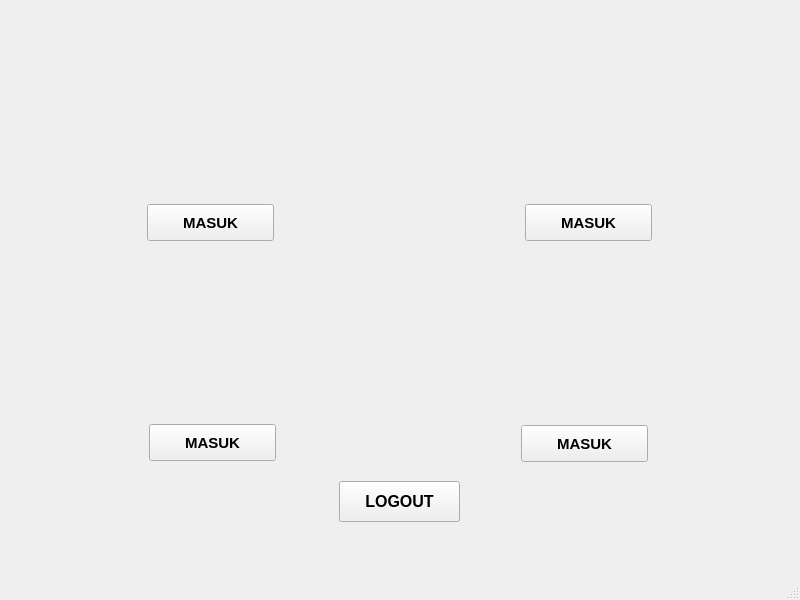
<?xml version="1.0" encoding="UTF-8"?>
<ui version="4.0">
 <class>MainWindow</class>
 <widget class="QMainWindow" name="MainWindow">
  <property name="geometry">
   <rect>
    <x>0</x>
    <y>0</y>
    <width>800</width>
    <height>600</height>
   </rect>
  </property>
  <property name="windowTitle">
   <string>MainWindow</string>
  </property>
  <widget class="QWidget" name="centralwidget">
   <widget class="QPushButton" name="btn_logout">
    <property name="geometry">
     <rect>
      <x>339</x>
      <y>481</y>
      <width>121</width>
      <height>41</height>
     </rect>
    </property>
    <property name="font">
     <font>
      <pointsize>12</pointsize>
      <weight>75</weight>
      <bold>true</bold>
     </font>
    </property>
    <property name="text">
     <string>LOGOUT</string>
    </property>
   </widget>
   <widget class="QPushButton" name="btn_insert">
    <property name="geometry">
     <rect>
      <x>147</x>
      <y>204</y>
      <width>127</width>
      <height>37</height>
     </rect>
    </property>
    <property name="font">
     <font>
      <pointsize>11</pointsize>
      <weight>75</weight>
      <bold>true</bold>
     </font>
    </property>
    <property name="text">
     <string>MASUK</string>
    </property>
   </widget>
   <widget class="QPushButton" name="btn_update">
    <property name="geometry">
     <rect>
      <x>525</x>
      <y>204</y>
      <width>127</width>
      <height>37</height>
     </rect>
    </property>
    <property name="font">
     <font>
      <pointsize>11</pointsize>
      <weight>75</weight>
      <bold>true</bold>
     </font>
    </property>
    <property name="text">
     <string>MASUK</string>
    </property>
   </widget>
   <widget class="QPushButton" name="btn_delete">
    <property name="geometry">
     <rect>
      <x>149</x>
      <y>424</y>
      <width>127</width>
      <height>37</height>
     </rect>
    </property>
    <property name="font">
     <font>
      <pointsize>11</pointsize>
      <weight>75</weight>
      <bold>true</bold>
     </font>
    </property>
    <property name="text">
     <string>MASUK</string>
    </property>
   </widget>
   <widget class="QPushButton" name="btn_view">
    <property name="geometry">
     <rect>
      <x>521</x>
      <y>425</y>
      <width>127</width>
      <height>37</height>
     </rect>
    </property>
    <property name="font">
     <font>
      <pointsize>11</pointsize>
      <weight>75</weight>
      <bold>true</bold>
     </font>
    </property>
    <property name="text">
     <string>MASUK</string>
    </property>
   </widget>
   <widget class="QLabel" name="label">
    <property name="geometry">
     <rect>
      <x>2</x>
      <y>3</y>
      <width>788</width>
      <height>548</height>
     </rect>
    </property>
    <property name="text">
     <string/>
    </property>
    <property name="pixmap">
     <pixmap>dashboard Mahasiswa.png</pixmap>
    </property>
    <property name="scaledContents">
     <bool>true</bool>
    </property>
   </widget>
   <zorder>label</zorder>
   <zorder>btn_logout</zorder>
   <zorder>btn_insert</zorder>
   <zorder>btn_update</zorder>
   <zorder>btn_delete</zorder>
   <zorder>btn_view</zorder>
  </widget>
  <widget class="QMenuBar" name="menubar">
   <property name="geometry">
    <rect>
     <x>0</x>
     <y>0</y>
     <width>800</width>
     <height>26</height>
    </rect>
   </property>
  </widget>
  <widget class="QStatusBar" name="statusbar"/>
 </widget>
 <resources/>
 <connections/>
</ui>
